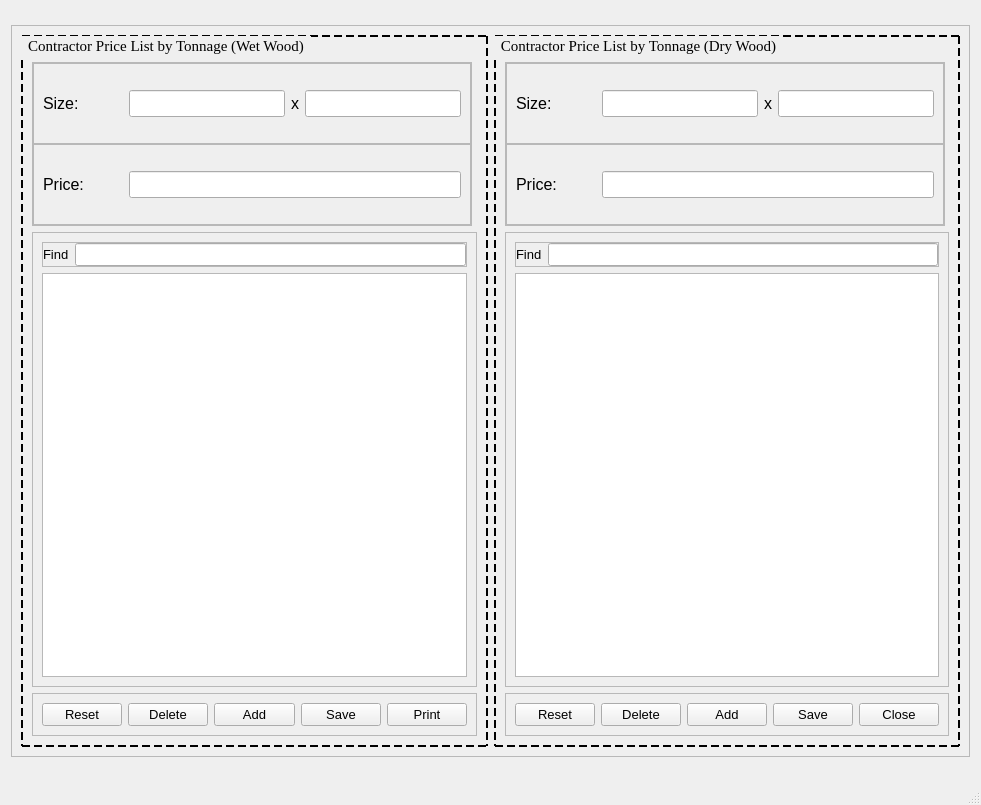
<?xml version="1.0" encoding="UTF-8"?>
<ui version="4.0">
 <class>contractorTonnage</class>
 <widget class="QMainWindow" name="contractorTonnage">
  <property name="geometry">
   <rect>
    <x>0</x>
    <y>0</y>
    <width>981</width>
    <height>805</height>
   </rect>
  </property>
  <property name="windowTitle">
   <string>A9 Contractor Price 2</string>
  </property>
  <widget class="QWidget" name="centralwidget">
   <layout class="QGridLayout" name="gridLayout">
    <item row="0" column="0">
     <widget class="QFrame" name="frame">
      <property name="minimumSize">
       <size>
        <width>959</width>
        <height>732</height>
       </size>
      </property>
      <property name="maximumSize">
       <size>
        <width>959</width>
        <height>732</height>
       </size>
      </property>
      <property name="frameShape">
       <enum>QFrame::StyledPanel</enum>
      </property>
      <property name="frameShadow">
       <enum>QFrame::Raised</enum>
      </property>
      <layout class="QHBoxLayout" name="horizontalLayout">
       <item>
        <widget class="QGroupBox" name="groupBox">
         <property name="font">
          <font>
           <family>Times New Roman</family>
           <pointsize>11</pointsize>
          </font>
         </property>
         <property name="styleSheet">
          <string notr="true">QGroupBox{
	border: 2px dashed black
}</string>
         </property>
         <property name="title">
          <string>Contractor Price List by Tonnage (Wet Wood)</string>
         </property>
         <layout class="QVBoxLayout" name="verticalLayout">
          <property name="topMargin">
           <number>25</number>
          </property>
          <item>
           <widget class="QFrame" name="frame_2">
            <property name="minimumSize">
             <size>
              <width>440</width>
              <height>164</height>
             </size>
            </property>
            <property name="maximumSize">
             <size>
              <width>440</width>
              <height>164</height>
             </size>
            </property>
            <property name="frameShape">
             <enum>QFrame::StyledPanel</enum>
            </property>
            <property name="frameShadow">
             <enum>QFrame::Raised</enum>
            </property>
            <layout class="QVBoxLayout" name="verticalLayout_3">
             <property name="spacing">
              <number>0</number>
             </property>
             <property name="leftMargin">
              <number>0</number>
             </property>
             <property name="topMargin">
              <number>0</number>
             </property>
             <property name="rightMargin">
              <number>0</number>
             </property>
             <property name="bottomMargin">
              <number>0</number>
             </property>
             <item>
              <widget class="QFrame" name="frame_8">
               <property name="frameShape">
                <enum>QFrame::StyledPanel</enum>
               </property>
               <property name="frameShadow">
                <enum>QFrame::Raised</enum>
               </property>
               <layout class="QHBoxLayout" name="horizontalLayout_4">
                <item>
                 <widget class="QLabel" name="label">
                  <property name="minimumSize">
                   <size>
                    <width>80</width>
                    <height>30</height>
                   </size>
                  </property>
                  <property name="font">
                   <font>
                    <pointsize>12</pointsize>
                   </font>
                  </property>
                  <property name="text">
                   <string>Size:</string>
                  </property>
                 </widget>
                </item>
                <item>
                 <widget class="QLineEdit" name="wetHeight">
                  <property name="font">
                   <font>
                    <pointsize>12</pointsize>
                   </font>
                  </property>
                 </widget>
                </item>
                <item>
                 <widget class="QLabel" name="label_2">
                  <property name="font">
                   <font>
                    <pointsize>12</pointsize>
                   </font>
                  </property>
                  <property name="text">
                   <string>x</string>
                  </property>
                 </widget>
                </item>
                <item>
                 <widget class="QLineEdit" name="wetWidth">
                  <property name="font">
                   <font>
                    <pointsize>12</pointsize>
                   </font>
                  </property>
                 </widget>
                </item>
               </layout>
              </widget>
             </item>
             <item>
              <widget class="QFrame" name="frame_9">
               <property name="frameShape">
                <enum>QFrame::StyledPanel</enum>
               </property>
               <property name="frameShadow">
                <enum>QFrame::Raised</enum>
               </property>
               <layout class="QHBoxLayout" name="horizontalLayout_2">
                <item>
                 <widget class="QLabel" name="label_4">
                  <property name="minimumSize">
                   <size>
                    <width>80</width>
                    <height>30</height>
                   </size>
                  </property>
                  <property name="font">
                   <font>
                    <pointsize>12</pointsize>
                   </font>
                  </property>
                  <property name="text">
                   <string>Price:</string>
                  </property>
                 </widget>
                </item>
                <item>
                 <widget class="QLineEdit" name="wetPrice">
                  <property name="font">
                   <font>
                    <pointsize>12</pointsize>
                   </font>
                  </property>
                 </widget>
                </item>
               </layout>
              </widget>
             </item>
            </layout>
           </widget>
          </item>
          <item>
           <widget class="QFrame" name="frame_3">
            <property name="frameShape">
             <enum>QFrame::StyledPanel</enum>
            </property>
            <property name="frameShadow">
             <enum>QFrame::Raised</enum>
            </property>
            <layout class="QVBoxLayout" name="verticalLayout_4">
             <item>
              <widget class="QFrame" name="frame_7">
               <property name="frameShape">
                <enum>QFrame::StyledPanel</enum>
               </property>
               <property name="frameShadow">
                <enum>QFrame::Raised</enum>
               </property>
               <layout class="QHBoxLayout" name="horizontalLayout_6">
                <property name="leftMargin">
                 <number>0</number>
                </property>
                <property name="topMargin">
                 <number>0</number>
                </property>
                <property name="rightMargin">
                 <number>0</number>
                </property>
                <property name="bottomMargin">
                 <number>0</number>
                </property>
                <item>
                 <widget class="QLabel" name="label_5">
                  <property name="font">
                   <font>
                    <pointsize>10</pointsize>
                   </font>
                  </property>
                  <property name="text">
                   <string>Find</string>
                  </property>
                 </widget>
                </item>
                <item>
                 <widget class="QLineEdit" name="searchBar">
                  <property name="font">
                   <font>
                    <pointsize>10</pointsize>
                   </font>
                  </property>
                 </widget>
                </item>
               </layout>
              </widget>
             </item>
             <item>
              <widget class="QTableView" name="tableView"/>
             </item>
            </layout>
           </widget>
          </item>
          <item>
           <widget class="QFrame" name="frame_4">
            <property name="frameShape">
             <enum>QFrame::StyledPanel</enum>
            </property>
            <property name="frameShadow">
             <enum>QFrame::Raised</enum>
            </property>
            <layout class="QHBoxLayout" name="horizontalLayout_5">
             <item>
              <widget class="QPushButton" name="resetButton">
               <property name="font">
                <font>
                 <pointsize>10</pointsize>
                </font>
               </property>
               <property name="text">
                <string>Reset</string>
               </property>
              </widget>
             </item>
             <item>
              <widget class="QPushButton" name="deleteButton">
               <property name="font">
                <font>
                 <pointsize>10</pointsize>
                </font>
               </property>
               <property name="text">
                <string>Delete</string>
               </property>
              </widget>
             </item>
             <item>
              <widget class="QPushButton" name="addButton">
               <property name="font">
                <font>
                 <pointsize>10</pointsize>
                </font>
               </property>
               <property name="text">
                <string>Add</string>
               </property>
              </widget>
             </item>
             <item>
              <widget class="QPushButton" name="saveButton">
               <property name="font">
                <font>
                 <pointsize>10</pointsize>
                </font>
               </property>
               <property name="text">
                <string>Save</string>
               </property>
              </widget>
             </item>
             <item>
              <widget class="QPushButton" name="printBtn">
               <property name="font">
                <font>
                 <pointsize>10</pointsize>
                </font>
               </property>
               <property name="text">
                <string>Print</string>
               </property>
              </widget>
             </item>
            </layout>
           </widget>
          </item>
         </layout>
        </widget>
       </item>
       <item>
        <widget class="QGroupBox" name="groupBox_2">
         <property name="font">
          <font>
           <family>Times New Roman</family>
           <pointsize>11</pointsize>
          </font>
         </property>
         <property name="styleSheet">
          <string notr="true">QGroupBox{
	border: 2px dashed black
}</string>
         </property>
         <property name="title">
          <string>Contractor Price List by Tonnage (Dry Wood)</string>
         </property>
         <layout class="QVBoxLayout" name="verticalLayout_2">
          <property name="topMargin">
           <number>25</number>
          </property>
          <item>
           <widget class="QFrame" name="frame_11">
            <property name="minimumSize">
             <size>
              <width>440</width>
              <height>164</height>
             </size>
            </property>
            <property name="maximumSize">
             <size>
              <width>440</width>
              <height>164</height>
             </size>
            </property>
            <property name="frameShape">
             <enum>QFrame::StyledPanel</enum>
            </property>
            <property name="frameShadow">
             <enum>QFrame::Raised</enum>
            </property>
            <layout class="QVBoxLayout" name="verticalLayout_5">
             <property name="spacing">
              <number>0</number>
             </property>
             <property name="leftMargin">
              <number>0</number>
             </property>
             <property name="topMargin">
              <number>0</number>
             </property>
             <property name="rightMargin">
              <number>0</number>
             </property>
             <property name="bottomMargin">
              <number>0</number>
             </property>
             <item>
              <widget class="QFrame" name="frame_15">
               <property name="frameShape">
                <enum>QFrame::StyledPanel</enum>
               </property>
               <property name="frameShadow">
                <enum>QFrame::Raised</enum>
               </property>
               <layout class="QHBoxLayout" name="horizontalLayout_8">
                <item>
                 <widget class="QLabel" name="label_9">
                  <property name="minimumSize">
                   <size>
                    <width>80</width>
                    <height>30</height>
                   </size>
                  </property>
                  <property name="font">
                   <font>
                    <pointsize>12</pointsize>
                   </font>
                  </property>
                  <property name="text">
                   <string>Size:</string>
                  </property>
                 </widget>
                </item>
                <item>
                 <widget class="QLineEdit" name="dryHeight">
                  <property name="font">
                   <font>
                    <pointsize>12</pointsize>
                   </font>
                  </property>
                 </widget>
                </item>
                <item>
                 <widget class="QLabel" name="label_10">
                  <property name="font">
                   <font>
                    <pointsize>12</pointsize>
                   </font>
                  </property>
                  <property name="text">
                   <string>x</string>
                  </property>
                 </widget>
                </item>
                <item>
                 <widget class="QLineEdit" name="dryWidth">
                  <property name="font">
                   <font>
                    <pointsize>12</pointsize>
                   </font>
                  </property>
                 </widget>
                </item>
               </layout>
              </widget>
             </item>
             <item>
              <widget class="QFrame" name="frame_17">
               <property name="frameShape">
                <enum>QFrame::StyledPanel</enum>
               </property>
               <property name="frameShadow">
                <enum>QFrame::Raised</enum>
               </property>
               <layout class="QHBoxLayout" name="horizontalLayout_10">
                <item>
                 <widget class="QLabel" name="label_12">
                  <property name="minimumSize">
                   <size>
                    <width>80</width>
                    <height>30</height>
                   </size>
                  </property>
                  <property name="font">
                   <font>
                    <pointsize>12</pointsize>
                   </font>
                  </property>
                  <property name="text">
                   <string>Price:</string>
                  </property>
                 </widget>
                </item>
                <item>
                 <widget class="QLineEdit" name="dryPrice">
                  <property name="font">
                   <font>
                    <pointsize>12</pointsize>
                   </font>
                  </property>
                 </widget>
                </item>
               </layout>
              </widget>
             </item>
            </layout>
           </widget>
          </item>
          <item>
           <widget class="QFrame" name="frame_6">
            <property name="frameShape">
             <enum>QFrame::StyledPanel</enum>
            </property>
            <property name="frameShadow">
             <enum>QFrame::Raised</enum>
            </property>
            <layout class="QVBoxLayout" name="verticalLayout_6">
             <item>
              <widget class="QFrame" name="frame_12">
               <property name="frameShape">
                <enum>QFrame::StyledPanel</enum>
               </property>
               <property name="frameShadow">
                <enum>QFrame::Raised</enum>
               </property>
               <layout class="QHBoxLayout" name="horizontalLayout_11">
                <property name="leftMargin">
                 <number>0</number>
                </property>
                <property name="topMargin">
                 <number>0</number>
                </property>
                <property name="rightMargin">
                 <number>0</number>
                </property>
                <property name="bottomMargin">
                 <number>0</number>
                </property>
                <item>
                 <widget class="QLabel" name="label_6">
                  <property name="font">
                   <font>
                    <pointsize>10</pointsize>
                   </font>
                  </property>
                  <property name="text">
                   <string>Find</string>
                  </property>
                 </widget>
                </item>
                <item>
                 <widget class="QLineEdit" name="drySearchBar">
                  <property name="font">
                   <font>
                    <pointsize>10</pointsize>
                   </font>
                  </property>
                 </widget>
                </item>
               </layout>
              </widget>
             </item>
             <item>
              <widget class="QTableView" name="dryTableView"/>
             </item>
            </layout>
           </widget>
          </item>
          <item>
           <widget class="QFrame" name="frame_5">
            <property name="frameShape">
             <enum>QFrame::StyledPanel</enum>
            </property>
            <property name="frameShadow">
             <enum>QFrame::Raised</enum>
            </property>
            <layout class="QHBoxLayout" name="horizontalLayout_7">
             <item>
              <widget class="QPushButton" name="dryResetBtn">
               <property name="font">
                <font>
                 <pointsize>10</pointsize>
                </font>
               </property>
               <property name="text">
                <string>Reset</string>
               </property>
              </widget>
             </item>
             <item>
              <widget class="QPushButton" name="dryDeleteBtn">
               <property name="font">
                <font>
                 <pointsize>10</pointsize>
                </font>
               </property>
               <property name="text">
                <string>Delete</string>
               </property>
              </widget>
             </item>
             <item>
              <widget class="QPushButton" name="dryAddBtn">
               <property name="font">
                <font>
                 <pointsize>10</pointsize>
                </font>
               </property>
               <property name="text">
                <string>Add</string>
               </property>
              </widget>
             </item>
             <item>
              <widget class="QPushButton" name="drySaveBtn">
               <property name="font">
                <font>
                 <pointsize>10</pointsize>
                </font>
               </property>
               <property name="text">
                <string>Save</string>
               </property>
              </widget>
             </item>
             <item>
              <widget class="QPushButton" name="closeButton">
               <property name="font">
                <font>
                 <pointsize>10</pointsize>
                </font>
               </property>
               <property name="text">
                <string>Close</string>
               </property>
              </widget>
             </item>
            </layout>
           </widget>
          </item>
         </layout>
        </widget>
       </item>
      </layout>
     </widget>
    </item>
   </layout>
  </widget>
  <widget class="QMenuBar" name="menubar">
   <property name="geometry">
    <rect>
     <x>0</x>
     <y>0</y>
     <width>981</width>
     <height>21</height>
    </rect>
   </property>
  </widget>
  <widget class="QStatusBar" name="statusbar"/>
 </widget>
 <resources/>
 <connections/>
</ui>
